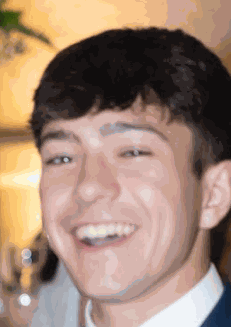
#> input picture input/test.gif, 231 x 327 px, given in place of test.jpg, which was not available
$ python wiggle_v3.py
#> lines starting #> are read from the running program, lines starting #| are printed output that depends on the picture; pictures that were not available may be replaced by others from this repository, and a replacement may not be noted
import os
import logging
import cv2
import numpy as np
from PIL import Image, ImageOps, ImageFile

ImageFile.LOAD_TRUNCATED_IMAGES = True
logger = logging.getLogger(__name__)

def main(raw_path, save_path):
#> called with raw_path = 'input/test.jpg', save_path = 'output'
    raw = Image.open(raw_path)
#> raw is the input picture: PIL image 231x327 P; mean R, G, B, A 158.6, 132.1, 115.3, 255

    pieces = split_grid(raw, 2, 2)
#> after the loop in split_grid, `for i in range(rows):`: pieces = 4 items
#> pieces = 4 items
    identified_subjects = identify_subjects(pieces)

    wigglegram(pieces, identified_subjects, save_path)

def load_images(input_path):
    files = sorted(os.listdir(input_path))
    image_files = [
        f
        for f in files
        if f.lower().endswith((".jpg", ".jpeg"))
    ]

    images = [
        ImageOps.exif_transpose(Image.open(os.path.join(input_path, f))).convert("RGB")
        for f in image_files
    ]

    return images

def identify_subjects(images):
    subjects_info = []

    # Update path to the location where you saved the haarcascade file
    cascade_path = 'haarcascade_frontalface_default.xml'  # Change this to the correct path
    face_cascade = cv2.CascadeClassifier(cascade_path)

    for img in images:
        open_cv_image = cv2.cvtColor(np.array(img), cv2.COLOR_RGB2BGR)
        gray = cv2.cvtColor(open_cv_image, cv2.COLOR_BGR2GRAY)
        faces = face_cascade.detectMultiScale(gray, scaleFactor=1.1, minNeighbors=5)

        if len(faces) > 0:
            (x, y, w, h) = faces[0]
            subject_distance = estimate_distance(faces[0])  # You need to define this
            subjects_info.append((x, y, w, h, subject_distance))
        else:
            subjects_info.append(None)
#> this loop made 4 passes
#> pass 1, in identify_subjects, `open_cv_image = cv2.cvtColor(np.array(img), cv2.COLOR_RGB2BGR)`:
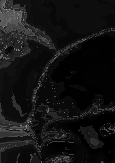
#> open_cv_image: shape (163, 115, 3); min 0, max 153, mean 18.8
#> pass 2, in identify_subjects, `open_cv_image = cv2.cvtColor(np.array(img), cv2.COLOR_RGB2BGR)`:
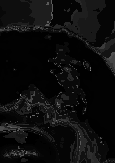
#> open_cv_image: shape (163, 115, 3); min 0, max 143, mean 12.8
#> after the loop:
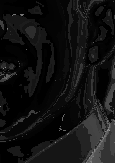
#> gray: shape (163, 115); min 0, max 152, mean 17.4
#> after the loop, subjects_info = 4 items

    return subjects_info


def estimate_distance(face):
    # Implement a simple distance estimation based on size or other properties
    # Placeholder for an actual implementation
    return 1.0  # Replace with actual distance calculation

def wigglegram(images, subjects, save_dir):
#> called with save_dir = 'output'
    total = len(images)
#> total = 4
    shifted = [crop_and_shift(img, subjects[i], i, total) for i, img in enumerate(images)]
#> shifted = 4 items
    snake = shifted + shifted[-2:0:-1]
#> snake = 6 items

    pal0 = snake[0].convert("P", palette=Image.Palette.ADAPTIVE, colors=256)
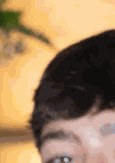
#> pal0: PIL image 115x163 P; mean R, G, B, A 159.1, 129.1, 95.6, 255
    out = [pal0]
    for fr in snake[1:]:
        out.append(fr.quantize(palette=pal0))
#> this loop made 1 pass
#> after the loop, out = 1 item

    snake[0].save(
        f"{save_dir}/wiggle.gif",
        save_all=True,
        append_images=out,
        duration=100,
        loop=0,
    )

def split_grid(img, rows, cols):
    width, height = img.size

    piece_width = width // cols
    piece_height = height // rows

    pieces = []

    for i in range(rows):
        for j in range(cols):
            left = j * piece_width
            upper = i * piece_height
            right = (j + 1) * piece_width
            lower = (i + 1) * piece_height
            pieces.append(img.crop((left, upper, right, lower)))

    return pieces

def crop_and_shift(img, subject_info, index: int, total_images: int, scale=0.9, min_shift=0.3, max_shift=1.0):
    if subject_info is None:
        return img  # No subject detected

    shift_amount = calculate_shift_based_on_distance(subject_info)

    shift_amount = max(min_shift, min(max_shift, shift_amount))

    w, h = img.size
    crop_w = int(round(w * scale))
    crop_h = h

    y = int(round((h - crop_h) / 2))
    available = w - crop_w

    if total_images <= 1:
        x = int(round(available / 2))
    else:
        t = (total_images - 1 - index) / (total_images - 1)
        x = int(round((available / 2) + (t - 0.5) * available * shift_amount))

    return img.crop((x, y, x + crop_w, y + crop_h))

def calculate_shift_based_on_distance(subject_info):
    # Determine the shift amount based on estimated subject distance
    # Placeholder logic for calculating shift from subject distance
    x, y, w, h, distance = subject_info
    max_distance = 2.0  # Max distance to consider
    return max(0.0, min(1.0, 1.0 - (distance / max_distance)))  # Example scale to shift amount

if __name__ == "__main__":
#> (the run stopped early here; a loop or call above may not have finished)
